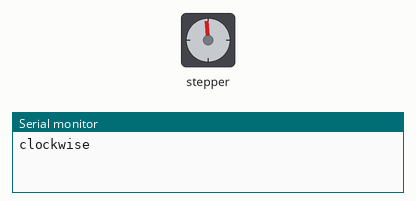
Bench run of a sketch on a simulated Arduino Uno, built with avr-gcc and run on an emulated ATmega328P. Shown: stepper motor, the last lines printed to the serial monitor. Stepper angles assume 200 steps per turn.

Above: at 0.15 s.
At 10.02 s:
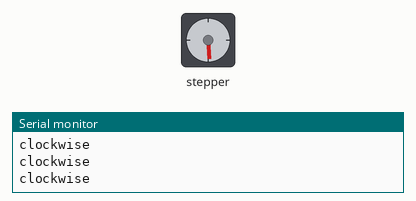
At 20.19 s:
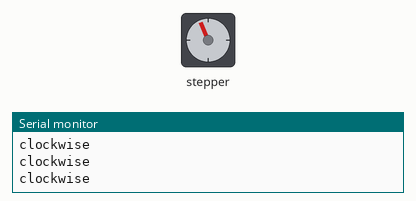
At 39.83 s:
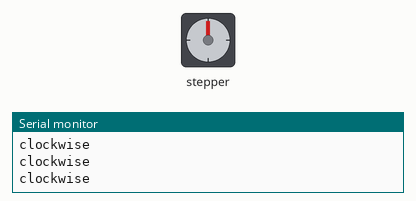
Timing chart, 0 to 40.0 s (numbered marks = the images above):
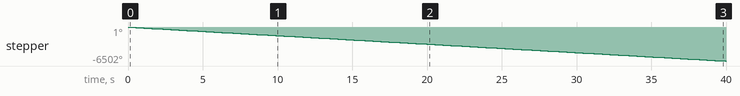

The sketch:

exper.ino
```cpp
/*
 Stepper Motor Control - one revolution

 This program drives a unipolar or bipolar stepper motor.
 The motor is attached to digital pins 8 - 11 of the Arduino.

 The motor should revolve one revolution in one direction, then
 one revolution in the other direction.


 Created 11 Mar. 2007
 Modified 30 Nov. 2009
 by Tom Igoe

 */

#include <Stepper.h>

const int stepsPerRevolution = 200;  // change this to fit the number of steps per revolution
// for your motor

// initialize the stepper library on pins 8 through 11:
Stepper myStepper(stepsPerRevolution, 8, 9, 10, 11);

int step_degree(float desired_degree)
{

    int degree = 360/desired_degree;

float jk = stepsPerRevolution/degree ;
    return (jk);

    }

void setup() {
  // set the speed at 60 rpm:
  myStepper.setSpeed(30);
  // initialize the serial port:
  Serial.begin(9600);
}

void loop() {
  // step one revolution  in one direction:
  Serial.println("clockwise");
  myStepper.step(step_degree(-360));
//  myStepper.step(jk);
  delay(200);

   Serial.println("clockwise");
  myStepper.step(step_degree(-360));
  delay(200);


   Serial.println("clockwise");
  myStepper.step(step_degree(-360));
  delay(200);


  // step one revolution in the other direction:
 // Serial.println("anticlockwise");
  //myStepper.step(stepsPerRevolution);
  //delay(500);
}
```

Measured:
- by itself, stepper: keeps turning counter-clockwise at about 163°/s
